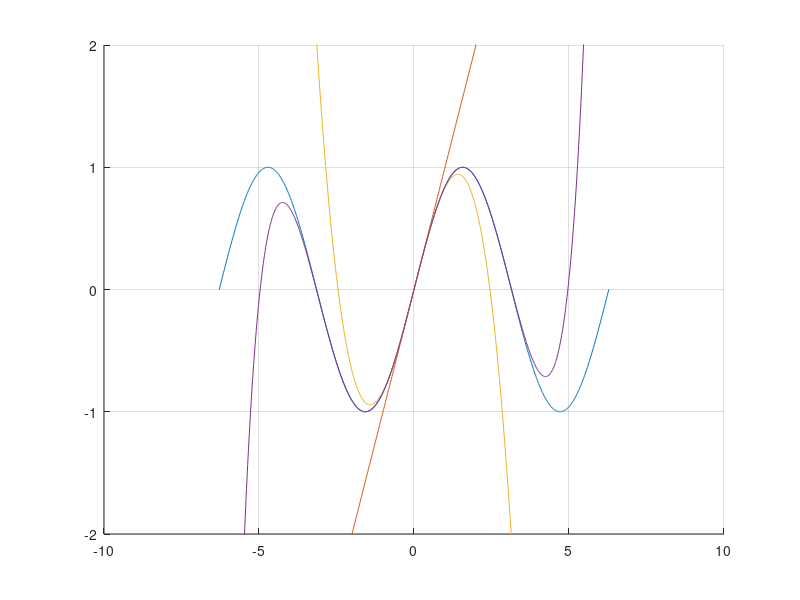

Recreate this plot in MATLAB.
%Raman Singh 
%2022UEE4518
x=linspace(-2*pi,2*pi,1000);
y=sin(x);grid on
hold on
plot(x,y);

y=x;
plot(x,y);
y=x.^1-(x.^3)/6;
plot(x,y);
y=x.^1-x.^3/6 + x.^5/factorial(5)...
- x.^7/factorial(7) + x.^9/factorial(9);
plot(x,y);
ylim([-2 2]);
hold off